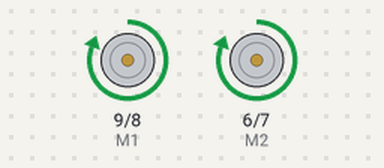
This sketch was run on a simulated Arduino Uno, built with avr-gcc and run on an emulated ATmega328P. Parts: direction and speed pins drawn as motors (green arrow = direction pin HIGH = forward, orange = LOW = backward, longer = more drive).

Above: at 1.5 s.
At 4.5 s:
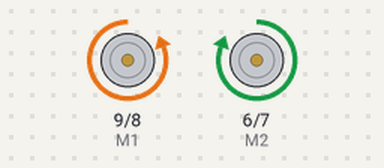
At 7.5 s:
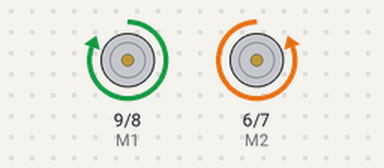
At 10.5 s:
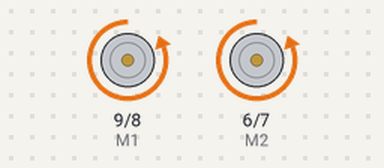
Timing chart, 0 to 15.6 s (numbered marks = the images above):
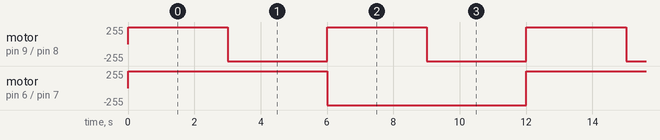

The sketch:

DcMoterTest02.ino
```cpp
// # Editor     : Lauren from DFRobot
// # Date       : 17.02.2012

// # Product name: L298N motor driver module DF-MD v1.3
// # Product SKU : DRI0002
// # Version     : 1.0

// # Description:
// # The sketch for using the motor driver L298N
// # Run with the PWM mode

// # Connection:
// #        M1 pin  -> Digital pin 4
// #        E1 pin  -> Digital pin 5
// #        M2 pin  -> Digital pin 7
// #        E2 pin  -> Digital pin 6
// #        Motor Power Supply -> Centor blue screw connector(5.08mm 3p connector)
// #        Motor A  ->  Screw terminal close to E1 driver pin
// #        Motor B  ->  Screw terminal close to E2 driver pin
// #
// # Note: You should connect the GND pin from the DF-MD v1.3 to your MCU controller. They should share the GND pins.
// #

// 距離測定用ピン設定
#define echo      2 // Echo    Pin
#define Trigger   3 // Trigger Pin

double Duration = 0; //受信した間隔
double Distance = 0; //距離

// DCモータ(DRI2000 ドライバ)制御用
//int E1 = 6, E2  = 5;
//int M1 = 7, M2  = 4;
int E1 = 8, E2  = 7;
int M1 = 9, M2  = 6;
int mod;

const int FRONT = 0;
const int REAL  = 1;
const int RIGHT = 2;
const int LEFT  = 3;

void setup()
{
    // 距離センサー
    pinMode( echo, INPUT );
    pinMode( Trigger, OUTPUT );

    // モータドライバ制御用初期化
    pinMode(M1, OUTPUT);
    pinMode(M2, OUTPUT);
}

void loop()
{
    double dist  = 0.0;
    int spd = 255;

    // 速度測定処理
    //dist = distance();

    //if (dist > 50.0)
    //{
    //    mod = FRONT;
    //    spd = 255;
    //}else if (dist > 30.0) {
    //    mod = FRONT;
    //    spd = 125;
    //}else if (dist > 10.0) {
    //    // バック移動
    //    for(int idx = 0; idx < 255; idx = idx + 5){
    //        moveControl(REAL, 125);
    //    }
    //    // 方向を変更
    //    for(int idx = 0; idx < 125; idx = idx + 5){
    //        moveControl(RIGHT, 125);
    //    }
    //    mod = FRONT;
    //    spd = 125;
    //}

    //moveControl(mod, spd);
    for(int value = 0 ; value < 100; value++)
    {
        mod = FRONT;
        moveControl(mod, spd);
    }

    for(int value = 0 ; value < 100; value++)
    {
        mod = RIGHT;
        moveControl(mod, spd);
    }

    for(int value = 0 ; value < 100; value++)
    {
        mod = LEFT;
        moveControl(mod, spd);
    }

    for(int value = 0 ; value < 100; value++)
    {
        mod = REAL;
        moveControl(mod, spd);
    }
}

/* --------------------------------------------
   距離測定を行い、測定した値をリターンする
   --------------------------------------------
   入力値      ： 移動モード、速度
   リターン値  ： double型 距離
   -------------------------------------------- */
double distance()
{
    double rtndbl = 0.0;

    // 距離測定を行う為の処理
    digitalWrite(Trigger, LOW);
    delayMicroseconds(2);

    digitalWrite(Trigger, HIGH);                    // 超音波を出力
    delayMicroseconds(10);                          //

    digitalWrite(Trigger, LOW);

    Duration = pulseIn(echo, HIGH);                 // センサからの入力

    if (Duration > 0)
    {
        Duration = Duration / 2;                    // 往復距離を半分にする
        rtndbl   = Duration * 340 * 100 / 1000000;  // 音速を340m/sに設定
    }

    return rtndbl;
}

/* --------------------------------------------
   モータ動作制御処理。
       前後左右移動を制御する。
   --------------------------------------------
   入力値      ： 移動モード、速度
   リターン値  ： 無し
   -------------------------------------------- */
void moveControl(int moveMode, int speed)
{

    // 距離測定による、モータコントロール
    switch (moveMode)
    {
        case FRONT:
             digitalWrite(M1,HIGH);
             digitalWrite(M2,HIGH);
             break;
        case REAL:
             digitalWrite(M1,LOW);
             digitalWrite(M2,LOW);
             break;
        case RIGHT:
             digitalWrite(M1,LOW);
             digitalWrite(M2,HIGH);
             break;
        case LEFT:
             digitalWrite(M1,HIGH);
             digitalWrite(M2,LOW);
             break;
        default:
             break;
    }
    analogWrite(E1, speed);   // PWM Speed Control
    analogWrite(E2, speed);   // PWM Speed Control
    delay(30);

}
```

Measured:
- by itself, motor on pin 9 (M1) / pin 8 (E1): alternates forward 255/255 for 3.0 s and backward 255/255 for 3.0 s
- by itself, motor on pin 6 (M2) / pin 7 (E2): alternates forward 255/255 for 6.0 s and backward 255/255 for 6.0 s
